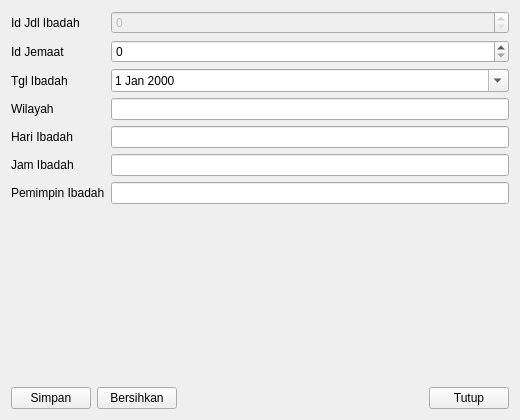
<?xml version="1.0" encoding="UTF-8"?>
<ui version="4.0">
 <class>Jadwal_ibadahForm</class>
 <widget class="QWidget" name="Jadwal_ibadahForm">
  <property name="geometry">
   <rect><x>0</x><y>0</y><width>520</width><height>420</height></rect>
  </property>
  <property name="windowTitle"><string>Form Jadwal Ibadah (Sederhana)</string></property>
  <layout class="QVBoxLayout" name="verticalLayout">
   <item>
    <layout class="QFormLayout" name="formLayout">
     <item row="0" column="0"><widget class="QLabel" name="lbl_0"><property name="text"><string>Id Jdl Ibadah</string></property></widget></item>
     <item row="0" column="1"><widget class="QSpinBox" name="id_jdl_ibadah"><property name="enabled"><bool>false</bool></property><property name="maximum"><number>2147483647</number></property></widget></item>
     <item row="1" column="0"><widget class="QLabel" name="lbl_1"><property name="text"><string>Id Jemaat</string></property></widget></item>
     <item row="1" column="1"><widget class="QSpinBox" name="id_jemaat"><property name="maximum"><number>2147483647</number></property></widget></item>
     <item row="2" column="0"><widget class="QLabel" name="lbl_2"><property name="text"><string>Tgl Ibadah</string></property></widget></item>
     <item row="2" column="1"><widget class="QDateEdit" name="tgl_ibadah"><property name="calendarPopup"><bool>true</bool></property></widget></item>
     <item row="3" column="0"><widget class="QLabel" name="lbl_3"><property name="text"><string>Wilayah</string></property></widget></item>
     <item row="3" column="1"><widget class="QLineEdit" name="wilayah"/></item>
     <item row="4" column="0"><widget class="QLabel" name="lbl_4"><property name="text"><string>Hari Ibadah</string></property></widget></item>
     <item row="4" column="1"><widget class="QLineEdit" name="hari_ibadah"/></item>
     <item row="5" column="0"><widget class="QLabel" name="lbl_5"><property name="text"><string>Jam Ibadah</string></property></widget></item>
     <item row="5" column="1"><widget class="QLineEdit" name="jam_ibadah"/></item>
     <item row="6" column="0"><widget class="QLabel" name="lbl_6"><property name="text"><string>Pemimpin Ibadah</string></property></widget></item>
     <item row="6" column="1"><widget class="QLineEdit" name="pemimpin_ibadah"/></item>
    </layout>
   </item>
   <item>
    <layout class="QHBoxLayout" name="buttonLayout">
     <item><widget class="QPushButton" name="btnSave"><property name="text"><string>Simpan</string></property></widget></item>
     <item><widget class="QPushButton" name="btnClear"><property name="text"><string>Bersihkan</string></property></widget></item>
     <item>
      <spacer name="hspacer">
       <property name="orientation"><enum>Qt::Horizontal</enum></property>
       <property name="sizeHint"><size><width>40</width><height>20</height></size></property>
      </spacer>
     </item>
     <item><widget class="QPushButton" name="btnClose"><property name="text"><string>Tutup</string></property></widget></item>
    </layout>
   </item>
  </layout>
 </widget>
 <resources/>
 <connections/>
</ui>
